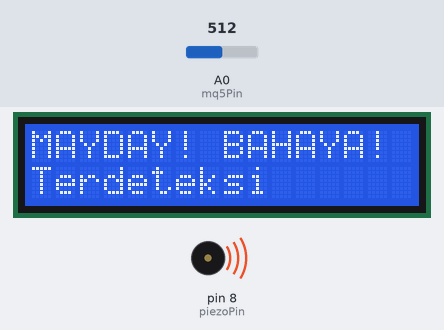
Bench run of a sketch on a simulated Arduino Uno, built with avr-gcc and run on an emulated ATmega328P. Parts: 16×2 character LCD, buzzer (waves = sounding, pin HIGH). The test bench sets the inputs (shaded band); at power-on: A0 (mq5Pin) = 512.

Above: at 3.2 s.
3.3 s: A0 (mq5Pin) set to 316
5.3 s: A0 (mq5Pin) set to 294
At 7.4 s:
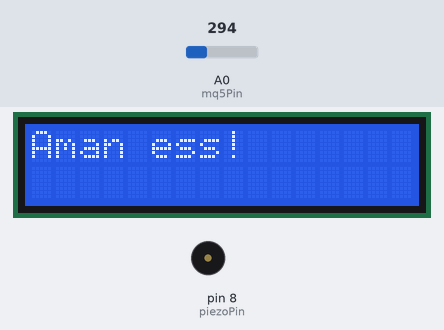
7.7 s: A0 (mq5Pin) set to 306
At 9.4 s:
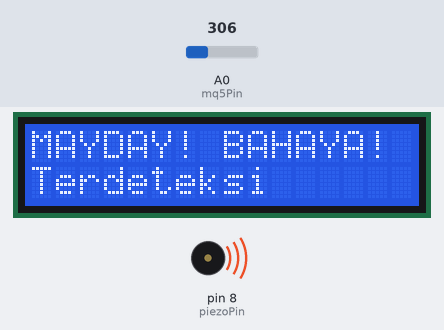
9.7 s: A0 (mq5Pin) set to 290
At 11.3 s:
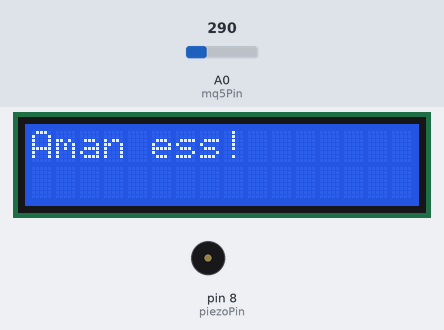
Timing chart, 0 to 12.7 s (numbered marks = the images above; inputs shaded):
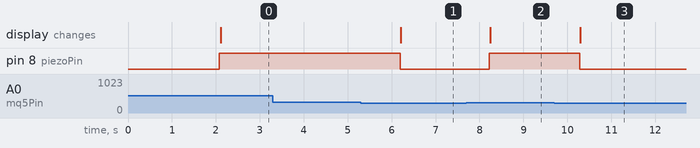

The sketch:

mq5_sensor_alarm_lcd.ino
```cpp
#include <Wire.h>
#include <LiquidCrystal_I2C.h>

LiquidCrystal_I2C lcd(0x27, 16, 2);

const int mq5Pin = A0;       // Pin sensor MQ5 terhubung ke A0
const int piezoPin = 8;      // Pin piezo speaker terhubung ke pin digital 8
const int threshold = 300;   // Ambang batas untuk mendeteksi gas berbahaya

void setup() {
  pinMode(mq5Pin, INPUT);
  pinMode(piezoPin, OUTPUT);

  lcd.begin(16, 2);
  lcd.print("Gas Detector");
  delay(2000);
  lcd.clear();
}

void loop() {
  int mq5Value = analogRead(mq5Pin); // Membaca nilai dari sensor MQ5

  if (mq5Value > threshold) {
    // Jika nilai sensor melebihi, nanti alarm bunyi dan ada pesan di lcd nya
    digitalWrite(piezoPin, HIGH);
    lcd.setCursor(0, 0);
    lcd.print("MAYDAY! BAHAYA! GAS!");
    lcd.setCursor(0, 1);
    lcd.print("Terdeteksi");
  } else {
    // Jika nilai sensor di bawah batasnya, alarm mati dan pesan lcd ilang
    digitalWrite(piezoPin, LOW);
    lcd.clear();
    lcd.setCursor(0, 0);
    lcd.print("Aman ess!");
  }

  delay(1000);
}
```

Measured:
- the behaviour switches between 301 and 300 on A0 (mq5Pin) (found by bisection; images 0 and 1)
- after the input at 3.3 s, every drawn part: stays the same
- after the input at 5.3 s, pin 8 (piezoPin): HIGH → LOW after 0.89 s; the display: changes after 0.91 s (image 1)
- after the input at 7.7 s, pin 8 (piezoPin): LOW → HIGH after 0.52 s; the display: changes after 0.55 s (image 2)
- after the input at 9.7 s, pin 8 (piezoPin): HIGH → LOW after 0.58 s; the display: changes after 0.59 s (image 3)
